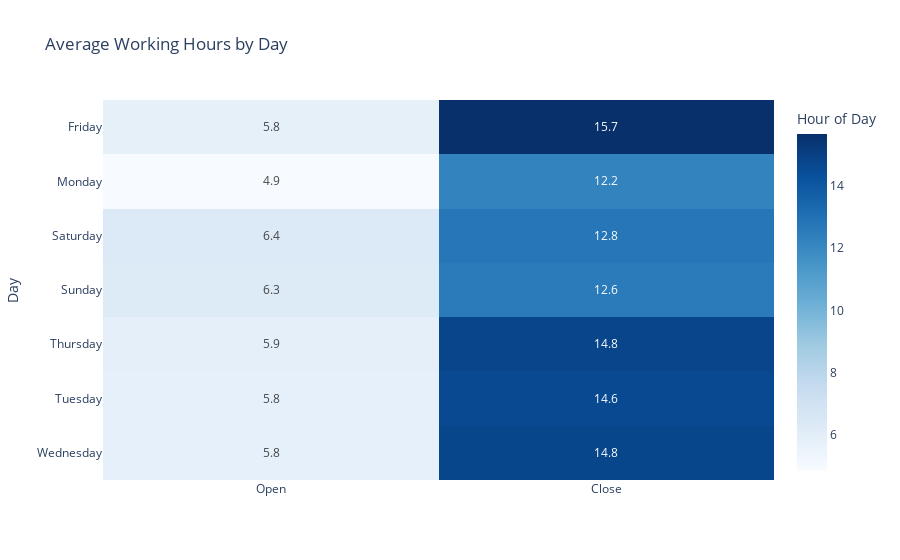

The cell this chart's notebook holds for it:
### Code cell
working_expanded = (
    df_b["working_days"]
    .dropna()
    .apply(pd.Series)
    .melt(var_name="Day", value_name="Hours")
    .dropna()
)

working_expanded[["Open", "Close"]] = working_expanded["Hours"].apply(
    lambda x: pd.Series([x[0].hour, x[1].hour])
)

avg_hours = working_expanded.groupby("Day")[["Open", "Close"]].mean().reset_index()

fig = px.imshow(
    avg_hours.set_index("Day"),
    text_auto=".1f",
    aspect="auto",
    color_continuous_scale="Blues",
    labels=dict(color="Hour of Day"),
    title="Average Working Hours by Day"
)
fig.show()

### Figure 1 — Plotly figure (JSON) as saved in the notebook; plotly's stock layout.template omitted (floating-point values rounded to 4 significant figures)
{"data": [{"coloraxis": "coloraxis", "hovertemplate": "x: %{x}<br>Day: %{y}<br>Hour of Day: %{z}<extra></extra>", "name": "0", "texttemplate": "%{z:.1f}", "type": "heatmap", "x": ["Open", "Close"], "xaxis": "x", "y": ["Friday", "Monday", "Saturday", "Sunday", "Thursday", "Tuesday", "Wednesday"], "yaxis": "y", "z": [[5.812, 15.67], [4.874, 12.25], [6.354, 12.76], [6.252, 12.57], [5.854, 14.81], [5.788, 14.63], [5.783, 14.78]]}], "layout": {"coloraxis": {"colorbar": {"title": {"text": "Hour of Day"}}, "colorscale": [[0, "rgb(247,251,255)"], [0.125, "rgb(222,235,247)"], [0.25, "rgb(198,219,239)"], [0.375, "rgb(158,202,225)"], [0.5, "rgb(107,174,214)"], [0.625, "rgb(66,146,198)"], [0.75, "rgb(33,113,181)"], [0.875, "rgb(8,81,156)"], [1, "rgb(8,48,107)"]]}, "title": {"text": "Average Working Hours by Day"}, "xaxis": {"anchor": "y", "domain": [0, 1]}, "yaxis": {"anchor": "x", "autorange": "reversed", "domain": [0, 1], "title": {"text": "Day"}}}}
